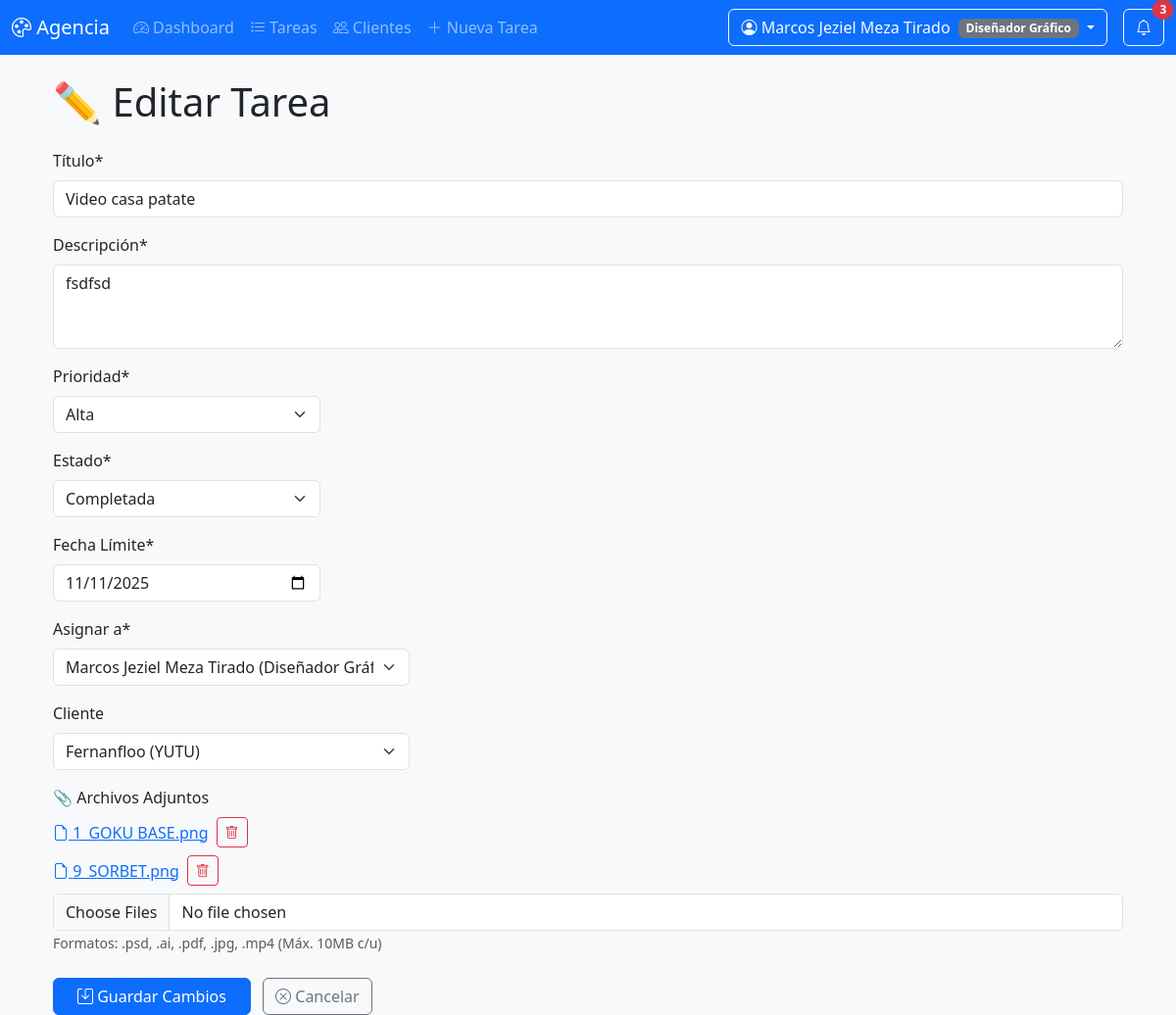
/tarea/editar/1 (signed in), run on the app's committed database.
### models.py (models this page shows)
class Usuario(db.Model, UserMixin):
    __tablename__ = 'usuario'
    id = db.Column(db.Integer, primary_key=True)
    username = db.Column(db.String(80), unique=True, nullable=False)
    password_hash = db.Column(db.String(128))
    rol = db.Column(db.String(50))  # admin, jefazo, diseñador, etc.
    nombre_completo = db.Column(db.String(100))
    email = db.Column(db.String(120), unique=True, nullable=True)
    activo = db.Column(db.Boolean, default=True)
    fecha_creacion = db.Column(db.DateTime, default=datetime.utcnow)
    tareas_asignadas = db.relationship('Tarea', backref='asignado_a_rel', foreign_keys='Tarea.asignado_a')

class Tarea(db.Model):
    __tablename__ = 'tarea'
    id = db.Column(db.Integer, primary_key=True)
    titulo = db.Column(db.String(100), nullable=False)
    descripcion = db.Column(db.Text)
    fecha_limite = db.Column(db.Date)
    prioridad = db.Column(db.String(20))
    estado = db.Column(db.String(20), default='pendiente')
    asignado_a = db.Column(db.Integer, db.ForeignKey('usuario.id'))
    cliente_id = db.Column(db.Integer, db.ForeignKey('cliente.id'), nullable=True)
    creador_id = db.Column(db.Integer, db.ForeignKey('usuario.id'), nullable=False)
    archivos = db.relationship('ArchivoTarea', backref='tarea', cascade='all, delete-orphan')
    asignado = db.relationship('Usuario', back_populates='tareas_asignadas', foreign_keys=[asignado_a])
    cliente = db.relationship('Cliente', back_populates='tareas')
    comentarios = db.relationship('Comentario', backref='tarea_relacionada', cascade='all, delete-orphan')
    creador = db.relationship('Usuario', foreign_keys=[creador_id])

class Cliente(db.Model):
    __tablename__ = 'cliente'
    id = db.Column(db.Integer, primary_key=True)
    nombre = db.Column(db.String(100), nullable=False)
    empresa = db.Column(db.String(100))
    email = db.Column(db.String(100), unique=True)
    telefono = db.Column(db.String(20))
    industria = db.Column(db.String(50))
    notas = db.Column(db.Text)
    tareas = db.relationship('Tarea', back_populates='cliente')  # Cambiado a back_populates

class ArchivoTarea(db.Model):
    __tablename__ = 'archivo_tarea'
    id = db.Column(db.Integer, primary_key=True)
    nombre = db.Column(db.String(255))
    ruta = db.Column(db.String(255))
    tipo = db.Column(db.String(20))
    fecha_subida = db.Column(db.DateTime, default=datetime.utcnow)
    tarea_id = db.Column(db.Integer, db.ForeignKey('tarea.id'))
    usuario_id = db.Column(db.Integer, db.ForeignKey('usuario.id'))
    tarea_rel = db.relationship('Tarea', back_populates='archivos')
    usuario = db.relationship('Usuario')

### app.py (the view, shortened to what this page needs)
@app.route('/tarea/editar/<int:tarea_id>', methods=['GET', 'POST'])
def editar_tarea(tarea_id):
    if 'user_id' not in session:
        return redirect(url_for('login'))
    tarea = Tarea.query.get_or_404(tarea_id)
    if session['user_rol'] not in ['admin', 'jefazo'] and session['user_id'] != tarea.asignado_a:
        flash('No tienes permisos para editar esta tarea', 'danger')
        return redirect(url_for('tareas'))
    usuarios = Usuario.query.all()
    clientes = Cliente.query.all()
    return render_template('editar_tarea.html',
                         tarea=tarea,
                         usuarios=usuarios,
                         clientes=clientes,
                         now=datetime.now().date())

### app.py (called while the page is built)
@app.context_processor
def inject_user():
    if 'user_id' in session:
        user = Usuario.query.get(session['user_id'])
        return {'current_user': user}
    return {'current_user': None}

@app.before_request
def require_login():
    allowed_routes = ['login', 'static']
    if request.endpoint not in allowed_routes and 'user_id' not in session:
        return redirect(url_for('login'))

@app.before_request
def require_login():
    allowed_routes = ['login', 'static']  # Añade aquí cualquier ruta pública
    if request.endpoint not in allowed_routes and 'user_id' not in session:
        return redirect(url_for('login'))

@app.context_processor
def inject_common_vars():
    def contar_notificaciones(user_id):
        if not user_id:
            return 0
        return Notificacion.query.filter_by(
            usuario_id=user_id,
            leida=False
        ).count()
    common = {
        'datetime': datetime,
        'now': datetime.now(),
        'contar_notificaciones_no_leidas': contar_notificaciones
    }
    return common

### templates/editar_tarea.html (shortened to what this page needs)
{% extends "base.html" %}
{% block content %}
<div class="container mt-4">
    <h1 class="mb-4">✏️ Editar Tarea</h1>
    <form method="POST" enctype="multipart/form-data">
        <div class="mb-3">
            <label class="form-label">Título*</label>
            <input type="text" class="form-control" name="titulo" value="{{ tarea.titulo }}" required>
        </div>
        <div class="mb-3">
            <label class="form-label">Descripción*</label>
            <textarea class="form-control" name="descripcion" rows="3" required>{{ tarea.descripcion }}</textarea>
        </div>
        <div class="mb-3 col-md-3">
            <label class="form-label">Prioridad*</label>
            <select class="form-select" name="prioridad" required>
                <option value="alta" {% if tarea.prioridad == 'alta' %}selected{% endif %}>Alta</option>
            </select>
        </div>
        <div class="mb-3 col-md-3">
            <label class="form-label">Estado*</label>
            <select class="form-select" name="estado" required>
                <option value="completada" {% if tarea.estado == 'completada' %}selected{% endif %}>Completada</option>
            </select>
        </div>
        <div class="mb-3 col-md-3">
            <label class="form-label">Fecha Límite*</label>
            <input type="date" class="form-control" name="fecha_limite"
                   value="{{ tarea.fecha_limite.strftime('%Y-%m-%d') if tarea.fecha_limite else '' }}"
                   min="{{ now.strftime('%Y-%m-%d') }}" required>
        </div>
        <div class="mb-3 col-md-4">
            <label class="form-label">Asignar a*</label>
            <select class="form-select" name="asignado_a" required>
                {% for usuario in usuarios %}
                <option value="{{ usuario.id }}" {% if usuario.id == tarea.asignado_a %}selected{% endif %}>
                    {{ usuario.nombre_completo }} ({{ usuario.rol }})
                </option>
                {% endfor %}
            </select>
        </div>
        <div class="mb-3 col-md-4">
            <label class="form-label">Cliente</label>
            <select class="form-select" name="cliente_id">
                {% for cliente in clientes %}
                <option value="{{ cliente.id }}" {% if cliente.id == tarea.cliente_id %}selected{% endif %}>
                    {{ cliente.nombre }} {% if cliente.empresa %}({{ cliente.empresa }}){% endif %}
                </option>
                {% endfor %}
            </select>
        </div>
		<div class="mb-3">
			<label class="form-label">📎 Archivos Adjuntos</label>
			{% for archivo in tarea.archivos %}
			<div class="d-flex align-items-center mb-2">
				<a href="{{ url_for('static', filename='uploads/' + archivo.ruta) }}"
				target="_blank" class="me-2">
					<i class="bi bi-file-earmark"></i> {{ archivo.nombre }}
				</a>
				<button type="button" class="btn btn-sm btn-outline-danger"
						onclick="eliminarArchivo({{ archivo.id }})">
					<i class="bi bi-trash"></i>
				</button>
			</div>
			{% endfor %}
			<input type="file" class="form-control" name="nuevos_archivos" multiple>
			<small class="text-muted">Formatos: .psd, .ai, .pdf, .jpg, .mp4 (Máx. 10MB c/u)</small>
		</div>
        <div class="mt-4">
            <button type="submit" class="btn btn-primary px-4">
                <i class="bi bi-save"></i> Guardar Cambios
            </button>
            <a href="{{ url_for('detalle_tarea', tarea_id=tarea.id) }}" class="btn btn-outline-secondary ms-2">
                <i class="bi bi-x-circle"></i> Cancelar
            </a>
        </div>
    </form>
</div>
{% endblock %}

### templates/navbar.html (shortened to what this page needs)
<nav class="navbar navbar-expand-lg navbar-dark bg-primary mb-4">
    <div class="container-fluid">
        <a class="navbar-brand" href="{{ url_for('dashboard') }}">
            <i class="bi bi-palette"></i> Agencia
        </a>
        <div class="collapse navbar-collapse" id="navbarMain">
            <ul class="navbar-nav me-auto">
                <li class="nav-item">
                    <a class="nav-link {{ 'active' if request.endpoint == 'dashboard' }}"
                       href="{{ url_for('dashboard') }}">
                        <i class="bi bi-speedometer2"></i> Dashboard
                    </a>
                </li>
                <li class="nav-item">
                    <a class="nav-link {{ 'active' if request.endpoint == 'tareas' }}"
                       href="{{ url_for('tareas') }}">
                        <i class="bi bi-list-task"></i> Tareas
                    </a>
                </li>
                <li class="nav-item">
                    <a class="nav-link {{ 'active' if request.endpoint == 'clientes' }}"
                       href="{{ url_for('clientes') }}">
                        <i class="bi bi-people"></i> Clientes
                    </a>
                </li>
				<li class="nav-item">
					<a class="nav-link {{ 'active' if request.endpoint == 'crear_tarea' }}"
					href="{{ url_for('crear_tarea') }}">
					<i class="bi bi-plus-lg"></i> Nueva Tarea
					</a>
				</li>
            </ul>
            <div class="d-flex">
                <div class="dropdown">
                    <button class="btn btn-outline-light dropdown-toggle" type="button"
                            data-bs-toggle="dropdown">
                        <i class="bi bi-person-circle"></i>
                        {% if current_user %}
                            {{ current_user.nombre_completo }}
                            <span class="badge bg-{% if current_user.rol == 'admin' %}danger{% elif current_user.rol == 'jefazo' %}warning{% else %}secondary{% endif %} ms-1">
                                {{ current_user.rol }}
                            </span>
                        {% else %}
                            Cuenta
                        {% endif %}
                    </button>
                </div>
				<div class="dropdown ms-3">
					<button class="btn btn-outline-light position-relative"
							type="button"
							id="dropdownNotificaciones"
							data-bs-toggle="dropdown"
							aria-expanded="false">
						<i class="bi bi-bell"></i>
						{% set num_notificaciones = contar_notificaciones_no_leidas(current_user.id if current_user else None) %}
						{% if num_notificaciones > 0 %}
						<span class="position-absolute top-0 start-100 translate-middle badge rounded-pill bg-danger">
							{{ num_notificaciones }}
						</span>
						{% endif %}
					</button>
				</div>
            </div>
        </div>
    </div>
</nav>

### templates/base.html (style rules this page uses)
body { background-color: #f8f9fa; }

### data on the page
Usuario: nombre_completo "Marcos Jeziel Meza Tirado", rol "Diseñador Gráfico"
Tarea: titulo "Video casa patate", descripcion "fsdfsd", prioridad "Alta", estado "Completada", fecha_limite "11/11/2025", asignado_a "Marcos Jeziel Meza Tirado (Diseñador Gráfico)", cliente_id "Fernanfloo (YUTU)"
ArchivoTarea: nombre "1_GOKU BASE.png"
ArchivoTarea: nombre "9_SORBET.png"

### other printed values
{{ num_notificaciones }} "3"
